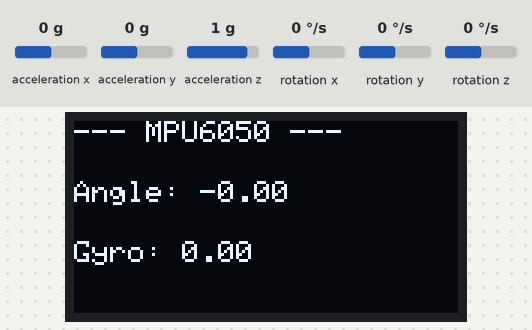
Bench run of a program on a simulated ESP32 board running CircuitPython. On the bench: 128×64 one-colour display. The test bench sets the inputs (shaded band); at power-on: acceleration y 0 g, acceleration z 1 g, rotation y 0 °/s, acceleration x 0 g, rotation x 0 °/s, rotation z 0 °/s. What the program prints to the serial console is not drawn.

Above: at 1.2 s.
1.3 s: acceleration y set to -1.4 g
At 3.1 s:
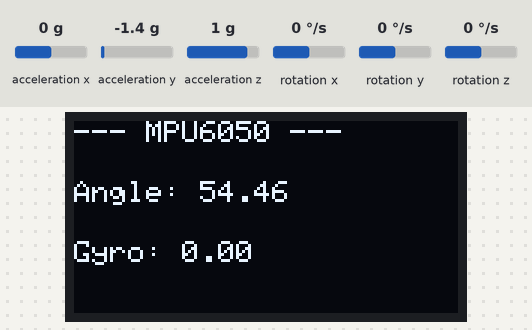
3.7 s: acceleration z set to -1.4 g
At 5.5 s:
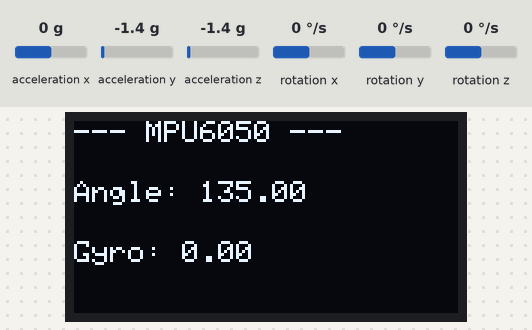
5.9 s: rotation y set to -192 °/s
At 6.9 s:
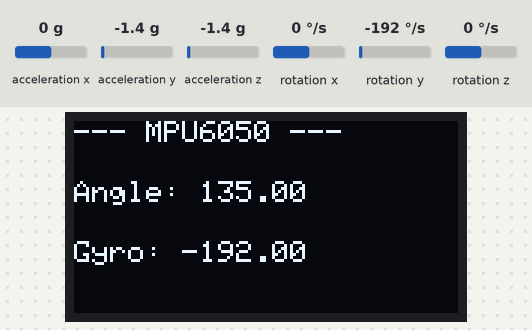
8.0 s: acceleration y set to -0.8 g
At 9.7 s:
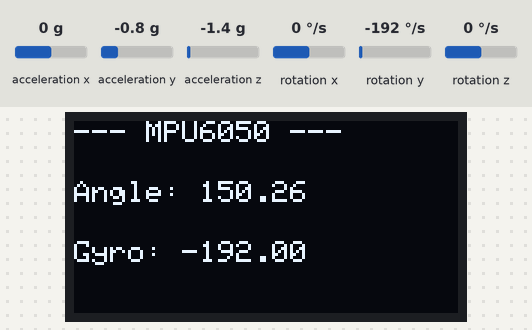
10.2 s: acceleration z set to 0 g
At 11.2 s:
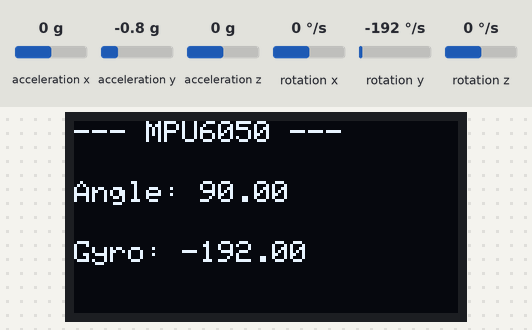
Timing chart, 0 to 13.2 s (numbered marks = the images above; inputs shaded):
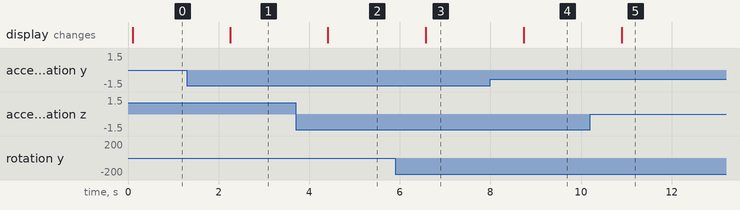

The program:

Circuit_ESPS3_MPU_SSD.py
```python
# Circuit ESP32S3_Blink.py

import time
import math
import board, busio
import adafruit_ssd1306
import adafruit_mpu6050

i2c = busio.I2C(scl=board.GPIO9, sda=board.GPIO8)

# OLED (SSD1306) : framebuf方式
display = adafruit_ssd1306.SSD1306_I2C(128, 64, i2c, addr=0x3C)

# MPU6050(同じi2cを共有)
mpu = adafruit_mpu6050.MPU6050(i2c)

while True:
    ax, ay, az = mpu.acceleration   # m/s^2
    gx, gy, gz = mpu.gyro           # rad/s

    angle = -math.atan2(ay, az) * (180 / math.pi)
    gy_deg = math.degrees(gy)       # deg/s

    # OLED表示
    display.fill(0)
    display.text("--- MPU6050 ---", 0, 0, 1)
    display.text("Angle: {:.2f}".format(angle), 0, 20, 1)
    display.text("Gyro: {:.2f}".format(gy_deg), 0, 40, 1)
    display.show()

    print("Angle : Angle={:.2f}".format(angle))
    print("Gyro  : Gyro={:.2f}".format(gy_deg))
    print()

    time.sleep(1.0)
```

Measured:
- after the input at 1.3 s, the display: changes after 0.96 s (image 1)
- after the input at 3.7 s, the display: changes after 0.71 s (image 2)
- after the input at 5.9 s, the display: changes after 0.67 s (image 3)
- after the input at 8.0 s, the display: changes after 0.73 s (image 4)
- after the input at 10.2 s, the display: changes after 0.70 s (image 5)
